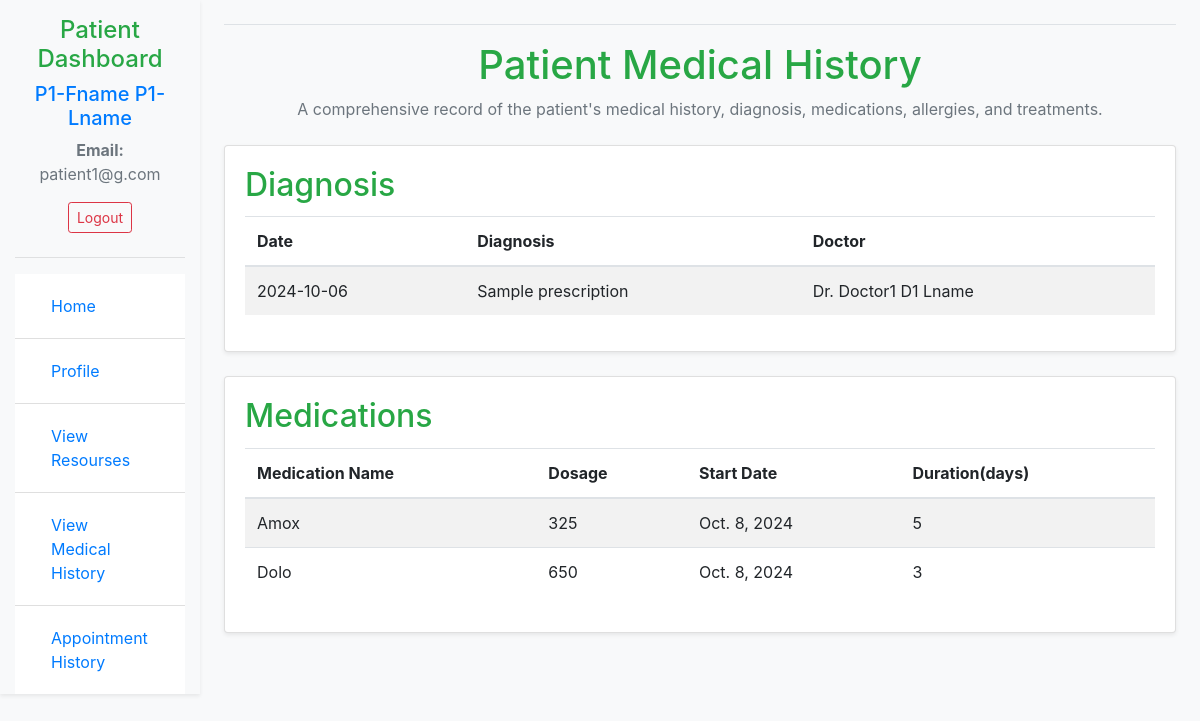
Screenshot of /patient_medical_history/ (signed in) with the database file from the repository.
### auth_app/models.py (models this page shows, shortened)
class CustomUser(AbstractUser):
    ROLE_CHOICES = [
        ('admin', 'Admin'),
        ('doctor', 'Doctor'),
        ('patient', 'Patient'),
    ]
    GENDER_CHOICES = [
        (1, 'Male'),
        (2, 'Female'),
        (3, 'Other'),
    ]
    blood_group = models.CharField(max_length=3, choices=[
        ('A+', 'A+'),
        ('A-', 'A-'),
        ('B+', 'B+'),
        ('B-', 'B-'),
        ('AB+', 'AB+'),
        ('AB-', 'AB-'),
        ('O+', 'O+'),
        ('O-', 'O-'),
    ], null=True, blank=True)
    first_name = models.CharField(max_length=30)
    last_name = models.CharField(max_length=30)
    role = models.CharField(max_length=10, choices=ROLE_CHOICES)
    email = models.EmailField(unique=True)
    username = models.CharField(max_length=150, blank=True, null=True)
    gender = models.IntegerField(choices=GENDER_CHOICES, null=True, blank=True)
    age = models.IntegerField(null=True, blank=True)
    account_type = models.CharField(max_length=30)
    phone_number = models.CharField(max_length=15, null=True, blank=True)
    USERNAME_FIELD = 'email'
    REQUIRED_FIELDS = ['first_name', 'last_name']
    objects = CustomUserManager()

### main_app/models.py (models this page shows, shortened)
class Appointment(models.Model):
    STATUS_CHOICES = [
        ('temp', 'Temporary'),
        ('scheduled', 'Scheduled'),
        ('completed', 'Completed'),
        ('cancelled', 'Cancelled'),
        ('no-show', 'No Show'),
    ]
    PAYMENT_CHOICES = [
        ('pending', 'Pending'),
        ('paid', 'Paid'),
        ('cancelled', 'Cancelled'),
        ('refunded', 'Refunded'),
    ]
    MODE_CHOICES = [
        ('cash', 'Cash'),
        ('online', 'Online'),
    ]
    patient = models.ForeignKey(CustomUser, on_delete=models.CASCADE, related_name='patient_appointments')
    doctor = models.ForeignKey(CustomUser, on_delete=models.CASCADE, related_name='doctor_appointments')
    department = models.CharField(max_length=100)
    appointment_date = models.CharField(max_length=20)
    appointment_time = models.CharField(max_length=20)
    status = models.CharField(max_length=20, choices=STATUS_CHOICES, default='temp')
    payment_status = models.CharField(max_length=20, choices=PAYMENT_CHOICES, default='pending')
    mode_of_payment = models.CharField(max_length=50, choices=MODE_CHOICES, default='cash')

class Prescription(models.Model):
    appointment = models.ForeignKey(Appointment, on_delete=models.CASCADE)
    diagnosis = models.CharField(max_length=100)

class Medication(models.Model):
    appointment = models.ForeignKey(Appointment, on_delete=models.CASCADE)
    medication = models.CharField(max_length=100)
    dosage = models.CharField(max_length=100)
    frequency = models.CharField(max_length=100)
    duration = models.CharField(max_length=100)
    start_date = models.DateField(default=timezone.now)
    end_date = models.DateField(default=timezone.now)

### main_app/views.py (the view)
# urls.py: path('patient_medical_history/', PatientMedicalHistoryView.as_view(), name='patient_medical_history'),
class PatientMedicalHistoryView(LoginRequiredMixin, View):
    template_name = 'patient/patient_medical_history.html'
    def get(self, request, *args, **kwargs):
        profile = CustomUser.objects.get(id = request.user.id)
        appointments = Appointment.objects.filter(patient=request.user).order_by('-id')
        medications = Medication.objects.filter(appointment__patient=request.user)
        prescriptions = Prescription.objects.filter(appointment__in=appointments)
        prescriptions_list = []
        for prescription in prescriptions:
            appointment = prescription.appointment
            patient = appointment.patient
            prescription_data = {
            'id': prescription.id,
            'diagnosis': prescription.diagnosis,
            'appointment_id': appointment.id,
            'appointment_date': appointment.appointment_date,
            'doctor_id': appointment.doctor.id,
            'doctor_name': f"Dr. {appointment.doctor.first_name} {appointment.doctor.last_name}",
            'patient_id': patient.id,
            'patient_name': f"{patient.first_name} {patient.last_name}",
            }
            prescriptions_list.append(prescription_data)
        print(f"Prescriptions: {prescriptions_list}")
        context = {
            'patient_id': request.user.id,
            'appointments': appointments,
            'medications': medications,
            'prescriptions': prescriptions_list,
            'first_name': profile.first_name,
            'last_name': profile.last_name,
            'email': profile.email,
        }
        return render(request, self.template_name, context)

### templates/patient/patient_medical_history.html
{% extends 'patient/patient_dashboard_base.html' %}
{% block content %}
    <div class="text-center mb-4">
        <h1 class="text-success">Patient Medical History</h1>
        <p class="text-muted">A comprehensive record of the patient's medical history, diagnosis, medications, allergies, and treatments.</p>
    </div>
    <div class="card mb-4 shadow-sm">
        <div class="card-body">
            <h2 class="card-title text-success">Diagnosis</h2>
            <table class="table table-striped">
                <thead>
                    <tr>
                        <th scope="col">Date</th>
                        <th scope="col">Diagnosis</th>
                        <th scope="col">Doctor</th>
                    </tr>
                </thead>
                <tbody>
                    {% for prescription in prescriptions %}
                    <tr>
                        <td>{{ prescription.appointment_date }}</td>
                        <td>{{ prescription.diagnosis }}</td>
                        <td>{{ prescription.doctor_name }}</td>
                    </tr>
                    {% endfor %}
                </tbody>
            </table>
        </div>
    </div>
    <div class="card mb-4 shadow-sm">
        <div class="card-body">
            <h2 class="card-title text-success">Medications</h2>
            <table class="table table-striped">
                <thead>
                    <tr>
                        <th scope="col">Medication Name</th>
                        <th scope="col">Dosage</th>
                        <th scope="col">Start Date</th>
                        <th scope="col">Duration(days)</th>
                    </tr>
                </thead>
                <tbody>
                    {% for medication in medications %}
                    <tr>
                        <td>{{ medication.medication }}</td>
                        <td>{{ medication.dosage }}</td>
                        <td>{{ medication.start_date }}</td>
                        <td>{{ medication.duration }}</td>
                    </tr>
                    {% endfor %}
                </tbody>
            </table>
        </div>
    </div>
    {% endblock %}

### templates/patient/patient_dashboard_base.html (shortened to what this page needs)
<!DOCTYPE html>
<html lang="en">
<head>
    <link href="https://stackpath.bootstrapcdn.com/bootstrap/4.5.2/css/bootstrap.min.css" rel="stylesheet">
</head>
<body class="bg-light">
<div class="container-fluid">
    <div class="row">
        <nav class="col-md-3 col-lg-2 d-md-block bg-light sidebar shadow-sm">
            <div class="position-sticky pt-3">
                <div class="text-center mb-4">
                    <h4 class="text-success">Patient Dashboard</h4>
                    <h5 class="text-primary">{{ first_name }} {{ last_name }}</h5>
                    <p class="text-muted"><strong>Email:</strong> {{ email }}</p>
                    <a class="btn btn-outline-danger btn-sm" href="{% url 'logout' %}">
                        Logout
                    </a>
                </div>
                <hr>
                <ul class="nav flex-column list-group list-group-flush">
                    <li class="nav-item list-group-item">
                        <a class="nav-link d-flex align-items-center" href="{% url 'patient_home' %}">
                             Home
                        </a>
                    </li>
                    <li class="nav-item list-group-item">
                        <a class="nav-link d-flex align-items-center" href="{% url 'patient_profile' %}">
                             Profile
                        </a>
                    </li>
                    <li class="nav-item list-group-item">
                        <a class="nav-link d-flex align-items-center" href="{% url 'view_resources' %}">
                             View Resourses
                        </a>
                    </li>
                    <li class="nav-item list-group-item">
                        <a class="nav-link d-flex align-items-center" href="{% url 'patient_medical_history' %}">
                             View Medical History
                        </a>
                    </li>
                    <li class="nav-item list-group-item">
                        <a class="nav-link d-flex align-items-center" href="{% url 'patient_appointment_history' %}">
                             Appointment History
                        </a>
                    </li>
                </ul>
            </div>
        </nav>
        <main class="col-md-9 ms-sm-auto col-lg-10 px-md-4">
            <div class="d-flex justify-content-between flex-wrap flex-md-nowrap align-items-center pt-3 pb-2 mb-3 border-bottom">
            </div>
            {% block content %}{% endblock %}
        </main>
    </div>
</div>
</body>
</html>

### rows the page displays
Appointment: appointment_date "2024-10-06"
Prescription: diagnosis "Sample prescription"
Medication: medication "Amox", dosage "325", start_date "Oct. 8, 2024", duration "5"
Medication: medication "Dolo", dosage "650", start_date "Oct. 8, 2024", duration "3"

### other values shown
{{ first_name }} "P1-Fname"
{{ last_name }} "P1-Lname"
{{ email }} "patient1@g.com"
{{ prescription.doctor_name }} "Dr. Doctor1 D1 Lname"
